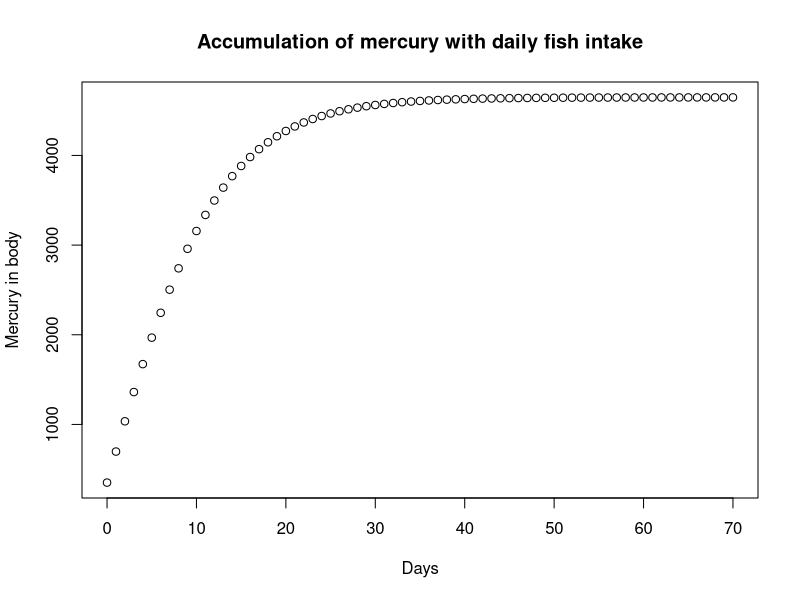
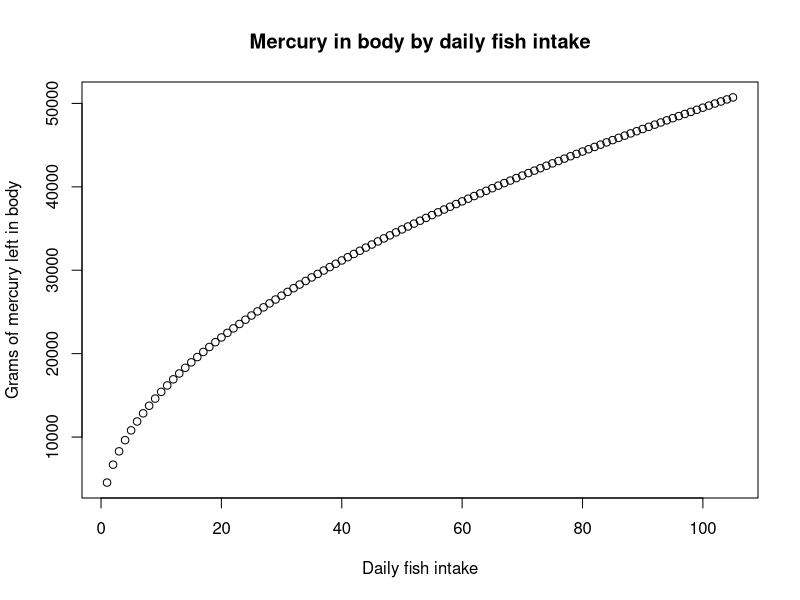
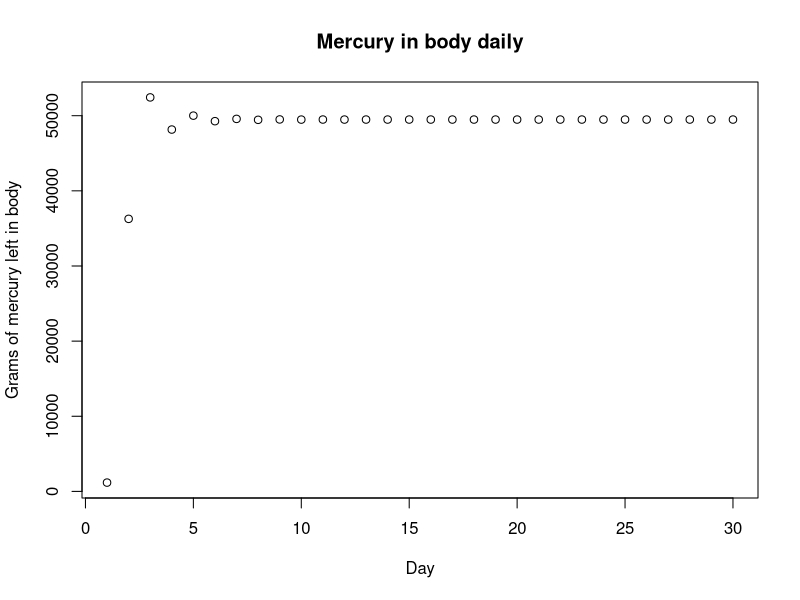
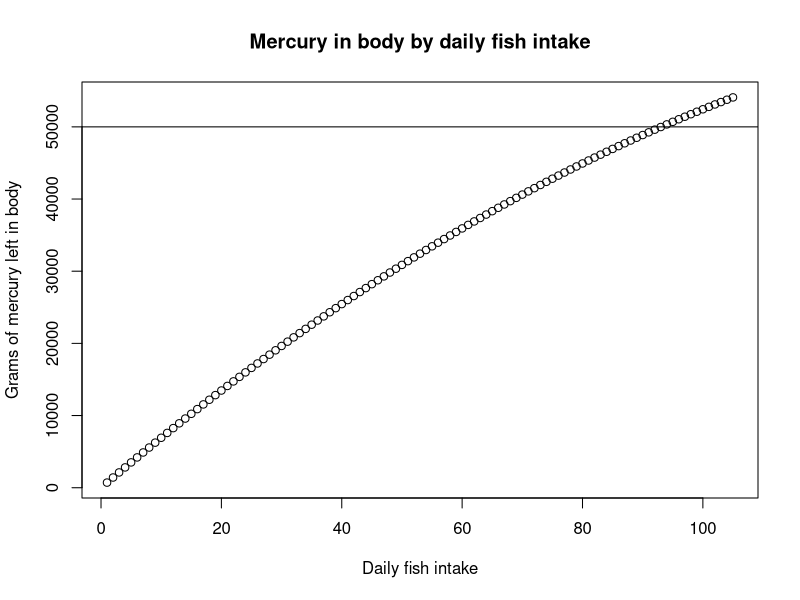
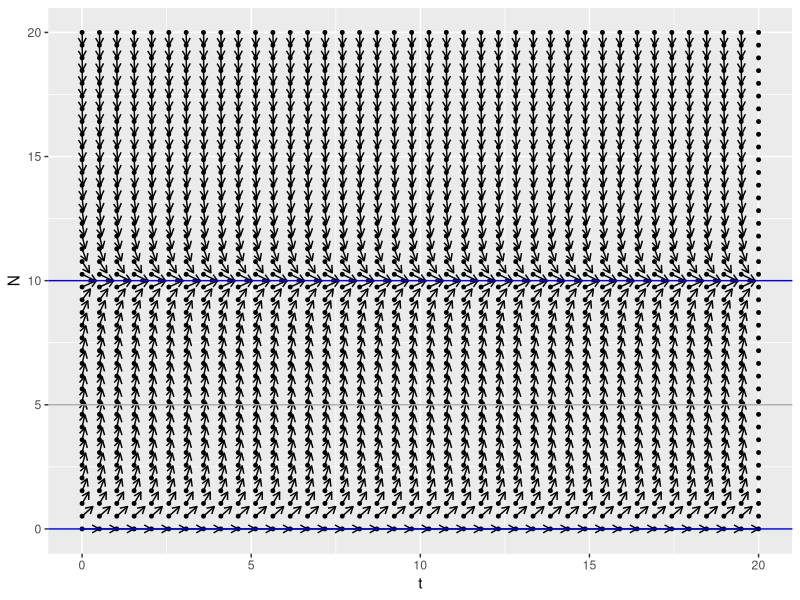
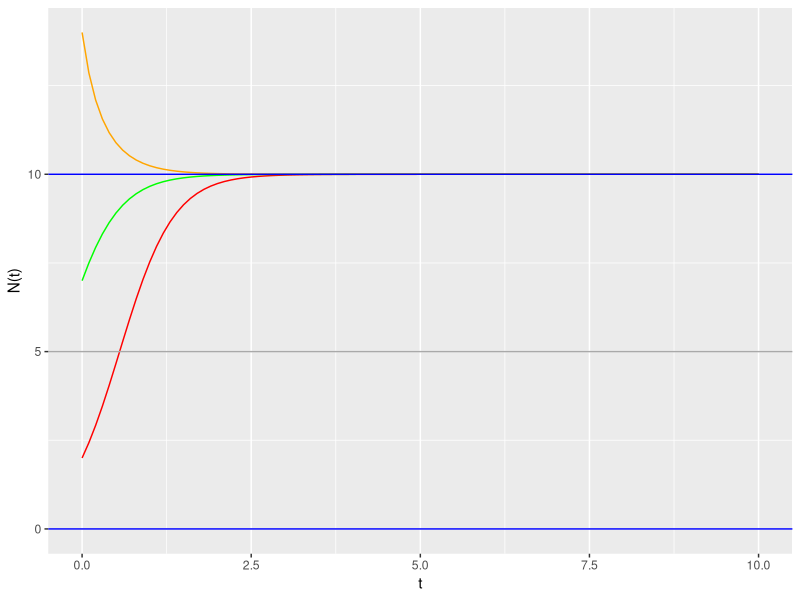
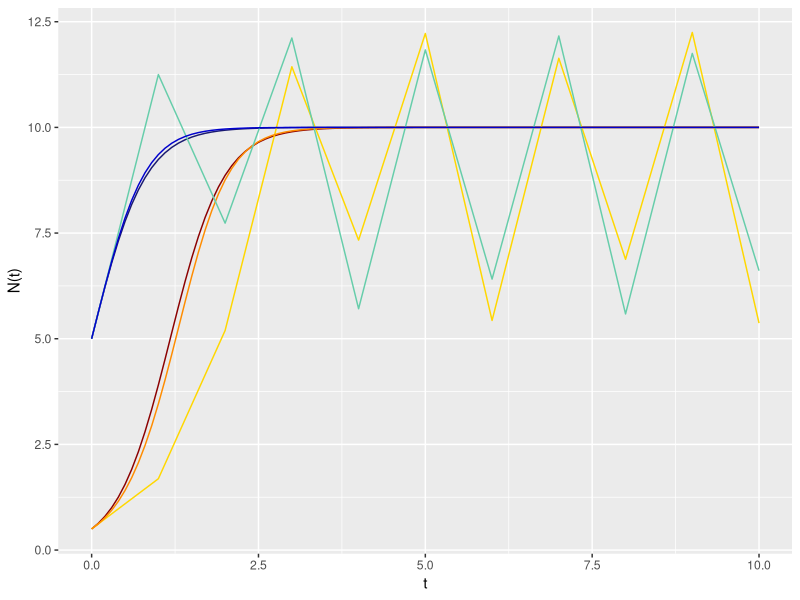
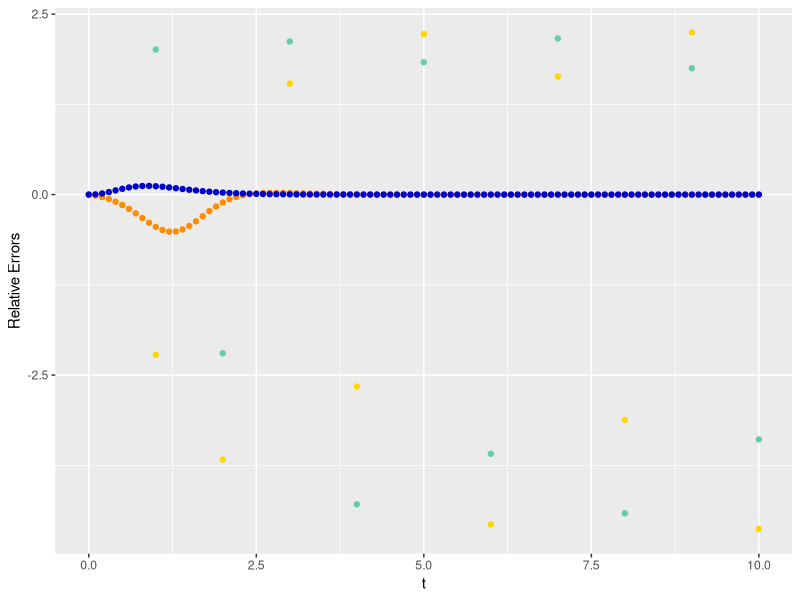

Reproduce these figures in R, in order.
## ---- chunk 1
knitr::opts_chunk$set(echo = TRUE)
## ---- chunk 2
library(grid)
library(ggplot2)
library(deSolve)
## ---- chunk 3
#formula above
fish_mercury <- function(a){  
  a*((exp(1))^(-1*((log(.5))/-70)))*(1-(a/70000))+(((.817*1000)*.43))
}

#iterating through formula
life_mercury_levels <- function(days, starting_level){
  merc <- c(1:days+1)
  merc[1] <- fish_mercury(0)
  day <- c(0:days)
  for (i in 2:(days+1)){
    merc[i] <- fish_mercury(merc[i-1])
  }
  return(cbind(day, merc))
}

## ---- chunk 4
life_merc <- life_mercury_levels(70, 0)
colnames(life_merc) <- c("days", "mercury level")
knitr::kable(life_merc[60:71,] , format="markdown")
## ---- chunk 5
plot(life_merc[,1], life_merc[,2], xlab = "Days", ylab = "Mercury in body", main = "Accumulation of mercury with daily fish intake")
## ---- chunk 6
#formula above
fish_mercury <- function(a, d){
  a*((exp(1))^(-1*((log(.5))/-70)))*(1-(a/70000))+((d)*(((.817*1000)*.43)))
}
#iterating through for different amounts of fish a day
life_mercury_levels <- function(days, max_daily_fish){
  totals <- data.frame(matrix(ncol = length(max_daily_fish), nrow = days))
  for (j in 1:max_daily_fish){
    fish_iter <- seq(0, j, j/days)
    totals[1,j] <- fish_mercury(0,(fish_iter[2]))
    for (i in 2:(days)){
      totals[i,j] <- fish_mercury((1+totals[i-1,j]), j)
    }
  }
  colnames(totals) <- c(1:max_daily_fish)
  return(totals)
}
## ---- chunk 7
max_30 <- life_mercury_levels(30, 105)
knitr::kable(max_30[28:30,101:103], format = "markdown")
plot((1:ncol(max_30)), max_30[30,], xlab = "Daily fish intake", ylab = "Grams of mercury left in body", main = "Mercury in body by daily fish intake")
## ---- chunk 8
knitr::kable(max_30[1:4,101:103], format = "markdown")
plot((1:nrow(max_30)), max_30[,100], xlab = "Day", ylab = "Grams of mercury left in body", main = "Mercury in body daily")
## ---- chunk 9
knitr::kable(max_30[1:4,90:97], format = "markdown")
plot((1:ncol(max_30)), max_30[3,], xlab = "Daily fish intake", ylab = "Grams of mercury left in body", main = "Mercury in body by daily fish intake")
abline(h=50000)
## ---- chunk 10

N_prime <- function(N){
  return(0.25*N*(10-N))
}


min_t <- 0
max_t <- 20

min_N <- 0
max_N <- 20

len <- 40

t <- seq(min_t, max_t, length.out=len)
N <- seq(min_N, max_N, length.out=len)       

df1 <- data.frame(expand.grid(t,N)) 

colnames(df1) <- c("t", "N")

h <- 0.25

df1$dNdt <- mapply(N_prime, df1$N)

df1$dt <- sqrt(h/(1+df1$dNdt^2))
df1$dN <- df1$dt*df1$dNdt

p1<-  ggplot(data=df1, aes(x=t,y=N), environment = environment()) + 
          geom_point(size = 1) + 
          geom_segment(aes(xend=t+dt, yend=N+dN), arrow = arrow(length = unit(0.2, "cm"))) + 
          xlim(min_t,max_t) + 
          ylim(min_N,max_N) + 
          geom_hline(yintercept=0, colour='blue') + geom_hline(yintercept=10, colour='blue') + 
          geom_hline(yintercept=5, colour='darkgrey')


p1
## ---- chunk 11

fun_N2 <- function(tvar) {
  nom <- 20*exp(5/2*tvar)
  den <- 8+(2*exp(5/2*tvar))
  res <- nom/den
  return(res)
}

fun_N7 <- function(tvar){
  nom <- 70*exp(5/2*tvar)
  den <- 3 +(7*exp(5/2*tvar))
  res <- nom/den
  return(res)
}

fun_N14 <- function(tvar){
  nom <- -140*exp(5/2*tvar)
  den <- 4 -(14*exp(5/2*tvar))
  res <- nom/den
  return(res)
}

p2 <- ggplot(data.frame( x = c( 0, 10)), aes( x = x)) + 
              stat_function( fun = fun_N2, colour = 'red') +
              stat_function( fun = fun_N7, colour = 'green') +
              stat_function( fun = fun_N14, colour = 'orange') + 
              geom_hline(yintercept=0, colour='blue') + 
              geom_hline(yintercept=10, colour='blue') + 
              geom_hline(yintercept=5, colour='darkgrey') +  
              labs(x = 't', fontface = 'bold') + 
              labs(y = 'N(t)', fontface = 'bold')
             
p2

## ---- chunk 12

t_solution <- 2/5*(log(4))

t1 <- 0.5  

t2 <- 0.6  

dndt <- function(t){
  return(0.25*fun_N2(t)*(10-fun_N2(t)))
}

dndt1 <- dndt(t1)
dndt2 <- dndt(t2)
dndt_sol <- dndt(t_solution)


## ---- chunk 13

time <- seq(from=0, to=10, by = 1)

parameters <- c(c1=0.25, c2=10)

state <- c(N=0.5)

fun_dN <- function(t, state, parameters){
  with(
    as.list(c(state, parameters)),{
      dN <- c1*N*(c2-N)
      return(list(dN))
    }
  )
}

out1 <- as.data.frame(euler(y = state, times = time, func = fun_dN, parms=parameters))

## ---- chunk 14

fun_N <- function(tvar, n) {
  nom <- 10*n*exp(5/2*tvar)
  den <- (10-n)+(n*exp(5/2*tvar))
  res <- nom/den
  return(res)
}

out1$act_N <- mapply(fun_N, out1$time, 0.5)

out1$error <- out1$N-out1$act_N

## ---- chunk 15
knitr::kable(out1)
## ---- chunk 16

time <- seq(from=0, to=10, by = 0.1)

parameters <- c(c1=0.25, c2=10)

state <- c(N=0.5)

out2 <- as.data.frame(euler(y = state, times = time, func = fun_dN, parms=parameters))

## ---- chunk 17

out2$act_N <- mapply(fun_N, out2$time, 0.5)

out2$error <- out2$N-out2$act_N

## ---- chunk 18
knitr::kable(out2[1:10,])
## ---- chunk 19

time <- seq(from=0, to=10, by = 1)

parameters <- c(c1=0.25, c2=10)

state <- c(N=5)

out3 <- as.data.frame(euler(y = state, times = time, func = fun_dN, parms=parameters))

## ---- chunk 20

out3$act_N <- mapply(fun_N, out3$time, 5)

out3$error <- out3$N-out3$act_N

## ---- chunk 21
knitr::kable(out3)
## ---- chunk 22

time <- seq(from=0, to=10, by = 0.1)

parameters <- c(c1=0.25, c2=10)

state <- c(N=5)

out4 <- as.data.frame(euler(y = state, times = time, func = fun_dN, parms=parameters))

## ---- chunk 23

out4$act_N <- mapply(fun_N, out4$time, 5)

out4$error <- out4$N-out4$act_N

## ---- chunk 24
knitr::kable(out4[1:10,])
## ---- chunk 25

fun_N5 <- function(tvar) {
  nom <- 50*exp(5/2*tvar)
  den <- 5+(5*exp(5/2*tvar))
  res <- nom/den
  return(res)
}
fun_N05 <- function(tvar) {
  nom <- 5*exp(5/2*tvar)
  den <- 9.5+(0.5*exp(5/2*tvar))
  res <- nom/den
  return(res)
}

p3 <- ggplot(data.frame( x = c( 0, 10)), aes( x = x)) + 
              stat_function( fun = fun_N05, colour = 'darkred') +
              stat_function( fun = fun_N5, colour = 'midnightblue') +
              geom_line(data=out1, aes(x=out1$time, y=out1$N), colour='gold') + 
              geom_line(data=out2, aes(x=out2$time, y=out2$N), colour='darkorange') + 
              geom_line(data=out3, aes(x=out3$time, y=out3$N), colour='mediumaquamarine') + 
              geom_line(data=out4, aes(x=out4$time, y=out4$N), colour='mediumblue') +
              labs(x = 't', fontface = 'bold') + 
              labs(y = 'N(t)', fontface = 'bold')
p3

## ---- chunk 26

p5 <- ggplot(data=out1, aes(x=out1$time, y=out1$error)) + geom_point(color='gold') + 
      geom_point(data=out2, aes(x=out2$time, y=out2$error), color='darkorange') +
      geom_point(data=out3, aes(x=out3$time, y=out3$error), color='mediumaquamarine') + 
      geom_point(data=out4, aes(x=out4$time, y=out4$error), color='mediumblue')+
      labs(x = 't', fontface = 'bold') + 
      labs(y = 'Relative Errors', fontface = 'bold')

p5
## ---- chunk 27

time <- seq(from=0, to=10, by = 1)

parameters <- c(c1=0.25, c2=10)

state <- c(N=0.5)

fun_dN <- function(t, state, parameters){
  with(
    as.list(c(state, parameters)),{
      dN <- c1*N*(c2-N)
      return(list(dN))
    }
  )
}

out1_rk4 <- as.data.frame(rk4(y = state, times = time, func = fun_dN, parms=parameters))

## ---- chunk 28

out1_rk4$act_N <- mapply(fun_N, out1_rk4$time, 0.5)

out1_rk4$error <- out1_rk4$N-out1_rk4$act_N

## ---- chunk 29
knitr::kable(out1_rk4)
## ---- chunk 30

time <- seq(from=0, to=10, by = 0.1)

parameters <- c(c1=0.25, c2=10)

state <- c(N=0.5)

out2_rk4 <- as.data.frame(rk4(y = state, times = time, func = fun_dN, parms=parameters))

## ---- chunk 31

out2_rk4$act_N <- mapply(fun_N, out2_rk4$time, 0.5)

out2_rk4$error <- out2_rk4$N-out2_rk4$act_N

## ---- chunk 32
knitr::kable(out2_rk4[1:10,])
## ---- chunk 33

time <- seq(from=0, to=10, by = 1)

parameters <- c(c1=0.25, c2=10)

state <- c(N=5)

out3_rk4 <- as.data.frame(rk4(y = state, times = time, func = fun_dN, parms=parameters))

## ---- chunk 34

out3_rk4$act_N <- mapply(fun_N, out3_rk4$time, 5)

out3_rk4$error <- out3_rk4$N-out3_rk4$act_N

## ---- chunk 35
knitr::kable(out3_rk4)
## ---- chunk 36

time <- seq(from=0, to=10, by = 0.1)

parameters <- c(c1=0.25, c2=10)

state <- c(N=5)

out4_rk4 <- as.data.frame(rk4(y = state, times = time, func = fun_dN, parms=parameters))

## ---- chunk 37

out4_rk4$act_N <- mapply(fun_N, out4_rk4$time, 5)

out4_rk4$error <- out4_rk4$N-out4_rk4$act_N

## ---- chunk 38
knitr::kable(out4_rk4[1:10,])
## ---- chunk 39

fun_N5 <- function(tvar) {
  nom <- 50*exp(5/2*tvar)
  den <- 5+(5*exp(5/2*tvar))
  res <- nom/den
  return(res)
}
fun_N05 <- function(tvar) {
  nom <- 5*exp(5/2*tvar)
  den <- 9.5+(0.5*exp(5/2*tvar))
  res <- nom/den
  return(res)
}

p4 <- ggplot(data.frame( x = c( 0, 10)), aes( x = x)) + 
              stat_function( fun = fun_N05, colour = 'darkred') +
              stat_function( fun = fun_N5, colour = 'midnightblue') +
              geom_line(data=out1_rk4, aes(x=out1_rk4$time, y=out1_rk4$N), colour='gold') + 
              geom_line(data=out2_rk4, aes(x=out2_rk4$time, y=out2_rk4$N), colour='darkorange') + 
              geom_line(data=out3_rk4, aes(x=out3_rk4$time, y=out3_rk4$N), colour='mediumaquamarine') + 
              geom_line(data=out4_rk4, aes(x=out4_rk4$time, y=out4_rk4$N), colour='mediumblue') +  
              labs(x = 't', fontface = 'bold') + 
              labs(y = 'N(t)', fontface = 'bold')
p4
## ---- chunk 40

p6 <- ggplot(data=out1_rk4, aes(x=out1_rk4$time, y=out1_rk4$error)) + geom_point(color='gold') + 
      geom_point(data=out2_rk4, aes(x=out2_rk4$time, y=out2_rk4$error), color='darkorange') +
      geom_point(data=out3_rk4, aes(x=out3_rk4$time, y=out3_rk4$error), color='mediumaquamarine') + 
      geom_point(data=out4_rk4, aes(x=out4_rk4$time, y=out4_rk4$error), color='mediumblue')+
      labs(x = 't', fontface = 'bold') + 
      labs(y = 'Relative Errors', fontface = 'bold')

p6
